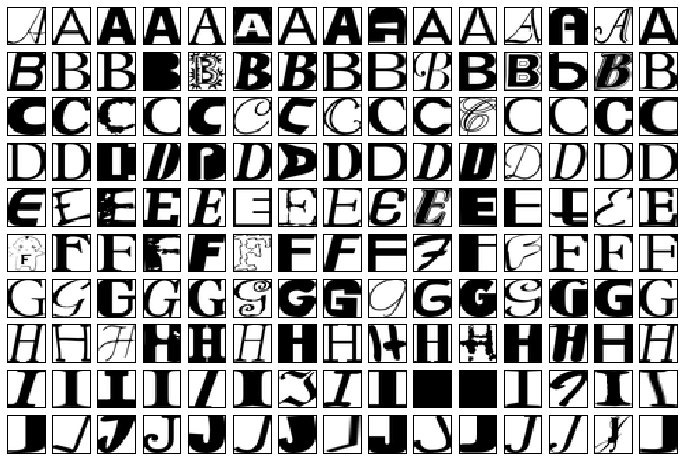
#> input picture res.png, 683 x 460 px
$ python -i util.py   (imports and definitions only)   (older library calls are emulated)
#> lines starting #> are read from the running program, lines starting #| are printed output that depends on the picture
import cv2
import scipy.misc
import numpy as np

def OneHot(X, n=None, negative_class=0.):
    X = np.asarray(X).flatten()
    if n is None:
        n = np.max(X) + 1
    Xoh = np.ones((len(X), n)) * negative_class
    Xoh[np.arange(len(X)), X] = 1.
    return Xoh


def crop_resize(image_path, resize_shape=(64,64)):
#> called with image_path = 'res.png', resize_shape = (64, 64)
    image = cv2.imread(image_path)
#> image is the input picture: shape (460, 683, 3); min 0, max 255, mean 164.4
    height, width, channel = image.shape
#> height = 460; width = 683; channel = 3

    if width == height:
        resized_image = cv2.resize(image, resize_shape)
    elif width > height:
        resized_image = cv2.resize(image, (int(width * float(resize_shape[0])//height), resize_shape[1]))
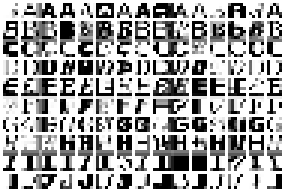
#> resized_image: shape (64, 95, 3) (shown 3 times larger); min 0, max 255, mean 164.6
        cropping_length = int( (resized_image.shape[1] - resize_shape[0]) // 2)
#> cropping_length = 15
        resized_image = resized_image[:,cropping_length:cropping_length+resize_shape[1]]
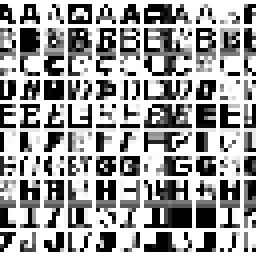
#> resized_image: shape (64, 64, 3) (shown 4 times larger); min 0, max 255, mean 157.4
    else:
        resized_image = cv2.resize(image, (resize_shape[0], int(height * float(resize_shape[1])/width)))
        cropping_length = int( (resized_image.shape[0] - resize_shape[1]) // 2)
        resized_image = resized_image[cropping_length:cropping_length+resize_shape[0], :]

    return resized_image/127.5 - 1

def save_visualization(X, nh_nw, save_path='./vis/sample.jpg'):
    h,w = X.shape[1], X.shape[2]
    img = np.zeros((h * nh_nw[0], w * nh_nw[1], 3))

    for n,x in enumerate(X):
        j = n // nh_nw[1]
        i = n % nh_nw[1]
        img[j*h:j*h+h, i*w:i*w+w, :] = x

    scipy.misc.imsave(save_path, img)

>>> result = crop_resize('res.png')
